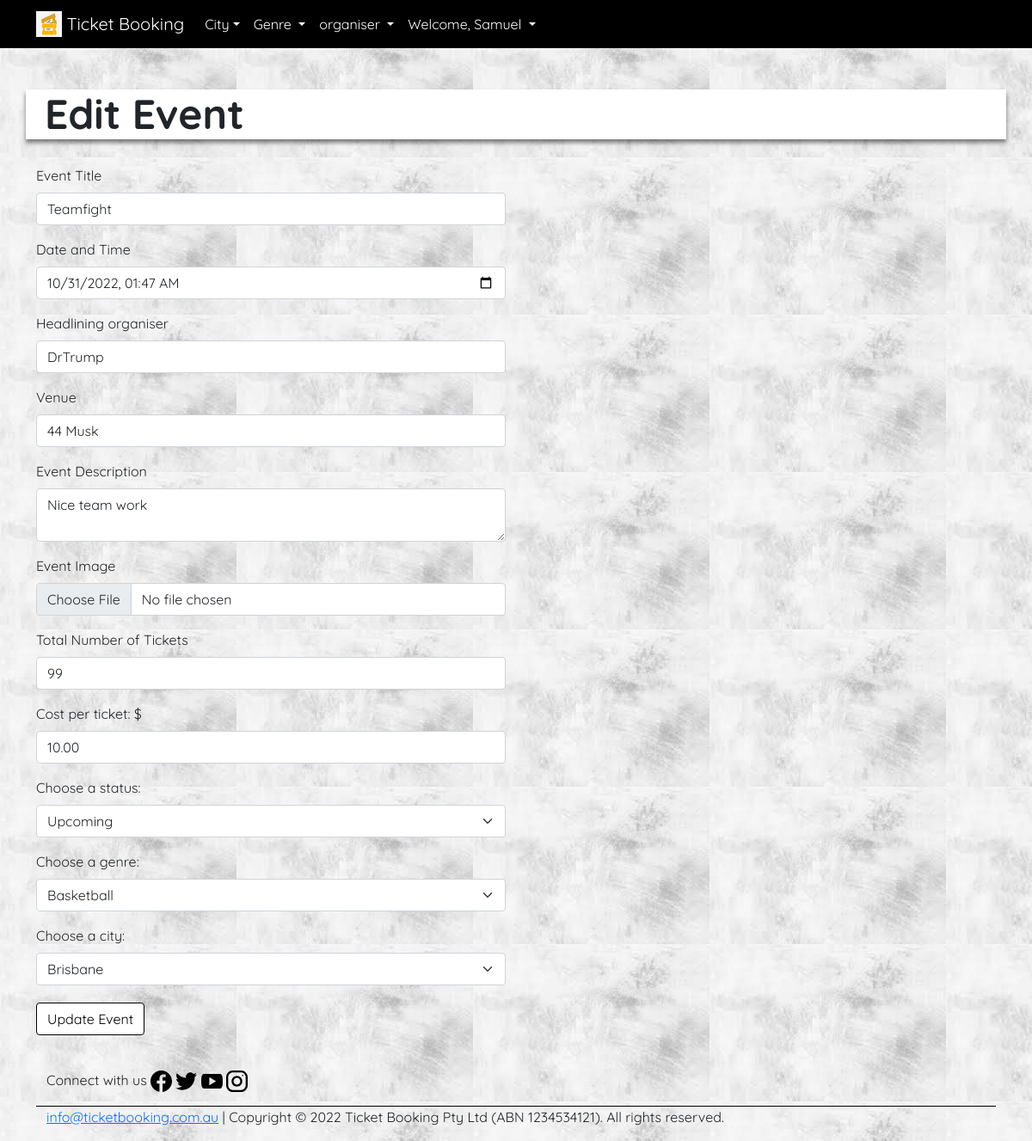
Page /events/2/update (signed in) on the committed database.
### website/models.py (models this page shows, shortened)
class User(UserMixin, db.Model):
    __tablename__ = 'users'  # good practice to specify table name
    id = db.Column(db.Integer, primary_key=True, nullable=False)
    name = db.Column(db.String(100), index=True, unique=True, nullable=False)
    emailid = db.Column(db.String(100), index=True, nullable=False)
    password_hash = db.Column(db.String(255), nullable=False)
    phone = db.Column(db.String(15), nullable=False)
    address = db.Column(db.String(500), nullable=False)
    comments = db.relationship('Comment', backref='user')
    created_events = db.relationship('Event', backref='user', viewonly=True)
    created_website = db.relationship('Booking', backref='user')

class Event(db.Model):
    __tablename__ = 'events'
    id = db.Column(db.Integer, primary_key=True, nullable=False)
    title = db.Column(db.String(100), index=True, unique=True, nullable=False)
    date = db.Column(db.DateTime, nullable=False)
    headliner = db.Column(db.String(80), index=True, nullable=False)
    venue = db.Column(db.String(80), nullable=False)
    description = db.Column(db.String(2000), nullable=False)
    image = db.Column(db.String(400), default='/static/images/live.jpg')
    total_tickets = db.Column(db.Integer, nullable=False)
    tickets_booked = db.Column(db.Integer, default=0, nullable=False)
    tickets_remaining = db.Column(db.Integer, nullable=False)
    price = db.Column(db.Float, nullable=False)
    event_status = db.Column(db.Enum(EventStatus))
    event_genre = db.Column(db.Enum(EventGenre))
    event_city = db.Column(db.Enum(EventCity))
    created_on = db.Column(db.DateTime, default=datetime.now())
    comments = db.relationship('Comment', backref='event')
    users = db.relationship('User', backref='event')
    booking = db.relationship('Booking', backref='event', viewonly=True)
    user_id = db.Column(db.Integer, db.ForeignKey('users.id'), nullable=False)

### website/events.py (the view, shortened to what this page needs)
@eventbp.route('/<id>/update', methods=['GET', 'POST'])
@login_required
def update_event(id):
    event = Event.query.get(id)
    form = EditEventForm(
        title=event.title,
        date=event.date,
        headliner=event.headliner,
        venue=event.venue,
        desc=event.description,
        total_tickets=event.total_tickets,
        price=event.price,
        event_status=event.event_status,
        event_genre=event.event_genre.name.title(),
        event_city=event.event_city.name.title())
    if current_user.id != event.user_id:
        flash("You can only edit your own events!", 'danger')
        return redirect(url_for('main.my_events'))
    return render_template('events/create_event.html', event_form=form, event=event, heading='Edit Event')

### website/templates/events/create_event.html
{% extends 'base.html' %}
{% import "bootstrap5/form.html" as wtf %}
{% block content %}
<br>
<div id='page-container' class='container'>
    <div class="row">
        <br>
        <h1 class="display-5 fw-bold">{{heading}}</h1>
        <div class='col-xs-12 col-lg-6'>
            {{wtf.render_form(event_form)}}
        </div>
    </div>
</div>
{% endblock %}

### website/templates/base.html (shortened to what this page needs)
<!doctype html>
<html lang='en'>
<head>
    <link href="https://cdn.jsdelivr.net/npm/bootstrap@5.1.1/dist/css/bootstrap.min.css" rel="stylesheet"
>
    <link rel='stylesheet' href='{{url_for("static", filename="css/style.css")}}' />
</head>
<body>
    <header>
        <nav class='navbar navbar-expand-lg navbar-dark'>
            <div class='container'>
                <a class='navbar-brand' href='/'><img src='{{url_for("static", filename="images/icon.png")}}' width='30'
                        height='30' class='d-inline-block align-top' alt=''> Ticket Booking</a>
                <div class='collapse navbar-collapse in' id='navbarSupportedContent'>
                    <ul class='navbar-nav me-auto mb-2 mb-lg-0'>
                        <li class='nav-item dropdown'>
                            <a class='nav-link dropdown-toggle' href='#' id='navbarDropdown' role='button'
                                data-bs-toggle='dropdown' aria-expanded='false'>City</a>
                        </li>
                        <li class='nav-item dropdown'>
                            <a class='nav-link dropdown-toggle' href='#' id='navbarDropdown' role='button'
                                data-bs-toggle='dropdown' aria-expanded='false'>
                                Genre
                            </a>
                        </li>
                        <li class='nav-item dropdown'>
                            <a class='nav-link dropdown-toggle' href='#' id='navbarDropdown' role='button'
                                data-bs-toggle='dropdown' aria-expanded='false'>
                                organiser
                            </a>
                        </li>
                        <li class='nav-item dropdown'>
                            <a class='nav-link dropdown-toggle' href='{{url_for("auth.login")}}' id='navbarDropdown'
                                role='button' data-bs-toggle='dropdown' aria-expanded='false'>
                                {% if username|lower == 'guest' %}
                                Sign In
                                {% else %}
                                Welcome, {{ username }}
                                {% endif %}
                            </a>
                        </li>
                    </ul>
                </div>
            </div>
        </nav>
    </header>
    <main>
        <br>
        {% block content %}
        {% endblock %}
    </main>
    <footer>
        <div class="container">
            <div id="footer">
                <div class="container footer navbar-fixed-bottom">
                    <div class='row'>
                        <div class='col border-bottom'>
                            <p>
                                Connect with us
                                <a target="" title="Facebook">
                                    <img src="{{url_for('static', filename='images/facebook.svg')}}" alt="Facebook"
                                        height="25" width="25" />
                                </a>
                                <a target="" title="Twitter">
                                    <img src="{{url_for('static', filename='images/twitter.svg')}}" alt="Twitter"
                                        height="25" width="25" />
                                </a>
                                <a target="" title="Youtube">
                                    <img src="{{url_for('static', filename='images/youtube.svg')}}" alt="Youtube"
                                        height="25" width="25">
                                </a>
                                <a target="" title="Instagram">
                                    <img src="{{url_for('static', filename='images/instagram.svg')}}" alt="Instagram"
                                        height="25" width="25" />
                                </a>
                            </p>
                        </div>
                        <div class='row'>
                            <p><a href='zdvcxvx@ticketbooking.com.au'>info@ticketbooking.com.au</a> |  Copyright &copy; 2022 Ticket Booking Pty Ltd (ABN 1234534121). All rights reserved.</p>
                        </div>
                    </div>
                </div>
            </div>
    </footer>
</body>
</html>

### website/static/css/style.css (style rules this page uses)
html, body { font-family: "Quicksand", sans-serif; }
body { background-image: url("/static/images/bkgnd.png"); }
main { padding-bottom: 40px; }
h1 { font-weight: 900; border-left: 10px solid #ffffff; padding-left: 10px; margin-bottom: 30px; background-color: rgb(255, 255, 255); box-shadow: 0 4px 5px rgb(0 0 0 / 0.5); }
.btn { background-color: #ffffff; border-color: #000000; color: #000000; margin-top: 0.25rem; background-color: #ffffff; }
.navbar { background-color: #000000; color: #000000; }
.nav-link { color: #ffffff !important; }
.border-bottom { border-bottom: 1px solid #000000 !important; }
#page-container { min-height: 70vh; }

### rows in the picture
User: name "Samuel"
Event: title "Teamfight", date "10/31/2022 01:47", headliner "DrTrump", venue "44 Musk", total_tickets "99", price "10.00", event_status "Upcoming", event_genre "Basketball", event_city "Brisbane"

### other values in the picture
{{ heading }} "Edit Event"
